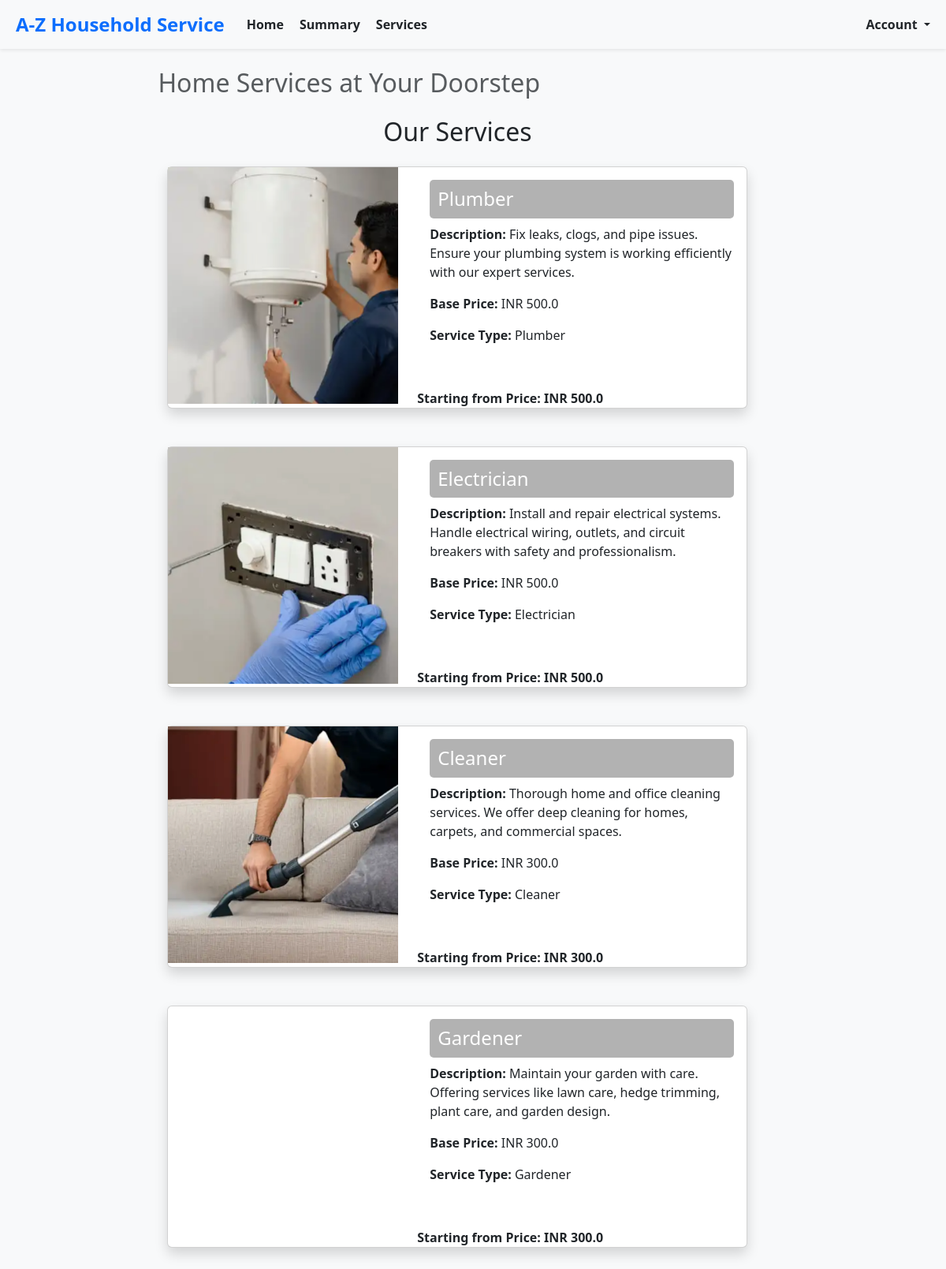
Screenshot of /customers/services with the database file from the repository.
### models.py (models this page shows, shortened)
class BaseModel(db.Model):
    __abstract__ = True  # This makes it an abstract class, not a table in the database
    id = db.Column(db.Integer, primary_key=True)
    created_at = db.Column(db.DateTime, default=datetime.utcnow, nullable=False)  # Ensure it's not nullable
    modified_at = db.Column(db.DateTime, default=datetime.utcnow, onupdate=datetime.utcnow, nullable=False)  # Ensure it's not nullable

class Service(BaseModel):
    __tablename__ = 'service'
    name = db.Column(db.String(150), nullable=False)
    base_price = db.Column(db.Float, nullable=True)  # Made nullable
    time_required = db.Column(db.String(50), nullable=True)  # Made nullable
    description = db.Column(db.Text, nullable=True)  # Made nullable
    professional_id = db.Column(db.Integer, db.ForeignKey('service_professional.id'), nullable=True)
    service_type_id= db.Column(db.Integer, nullable=True)  # Made nullable
    professional = db.relationship('ServiceProfessional', backref='services', lazy=True)

### routes.py (the view)
@app.route('/customers/services')
def customer_services():
        mappings = create_id_mappings()
        return render_template(
            'customer_services.html',
            service_types=ServiceType.list_all(),
            services=Service.query.all(),
            service_type_mapping=mappings['service_type_mapping'],
            customer_mapping=mappings['customer_mapping'],
            professional_mapping=mappings['professional_mapping']
        )

### enums.py (called while the page is built)
    @classmethod
    def list_all(cls):
        return list(cls)

### routes.py (called while the page is built)
def create_id_mappings():
    service_type_mapping = {st.id: st for st in ServiceType}
    customer_mapping = {c.id: c for c in Customer.query.all()}
    professional_mapping = {p.id: p for p in ServiceProfessional.query.all()}
    return {
        'service_type_mapping': service_type_mapping,
        'customer_mapping': customer_mapping,
        'professional_mapping': professional_mapping
    }

### templates/customer_services.html (shortened to what this page needs)
{% extends 'layout.html' %}
{% block content %}
<div class="container-fluid">
    <div class="row">
        <div class="col-md-8 col-md-offset-3" style="margin-left: 15%; ">
            <h2 class="text-muted ">Home Services at Your Doorstep</h2>
            <div class="panel panel-default">
                <div class="panel-body">
                    {% include 'service_details.html' %}
                </div>
            </div>
        </div>
    </div>
</div>
{% endblock %}

### templates/service_details.html
<div class="container-fluid mt-4">
    <h2 class="text-center mb-4">Our Services</h2>
    <div class="row">
        {% for service_type in service_types %}
        <div class="col-12 mb-4">
            <div class="card mb-4 shadow service-card">
                <div class="row no-gutters">
                    <div class="col-12 col-md-5">
                        <div class="card-img-left"
                            style="background-image: url('{{ url_for('static', filename=service_type.image_url) }}');
                                   background-size: cover; background-position: center; height: 300px;">
                        </div>
                    </div>
                    <div class="col-12 col-md-7">
                        <div class="card-body text-dark">
                            <h4 class="card-title" style="background-color: rgba(0, 0, 0, 0.3); color: white; padding: 10px; border-radius: 5px;">
                                {{ service_type.display_name }}
                            </h4>
                            <p><strong>Description:</strong> {{ service_type.description }}</p>
                            <p><strong>Base Price:</strong> INR {{ service_type.base_price }}</p>
                            <p><strong>Service Type:</strong> {{ service_type.display_name }}</p>
                        </div>
                       <br>
                                <strong> Starting from Price: INR {{ service_type.base_price }}</strong>
                    </div>
                </div>
            </div>
        </div>
        {% endfor %}
    </div>
</div>

### templates/layout.html (style rules this page uses)
body { background-color: #f8f9fa; }

### rows the page displays
Service: shows a picture, display_name "Cleaner", description "Thorough home and office cleaning services. We offer deep cleaning for homes, carpets, and commercial spaces.", base_price "300.0"
Service: display_name "Gardener", description "Maintain your garden with care. Offering services like lawn care, hedge trimming, plant care, and garden design.", base_price "300.0"

### other values shown
{{ service_type.display_name }} "Plumber" "Electrician"
{{ service_type.description }} "Fix leaks, clogs, and pipe issues. Ensure your plumbing system is working efficiently with our expert services." "Install and repair electrical systems. Handle electrical wiring, outlets, and circuit breakers with safety and professionalism."
{{ service_type.base_price }} "500.0" "500.0"
